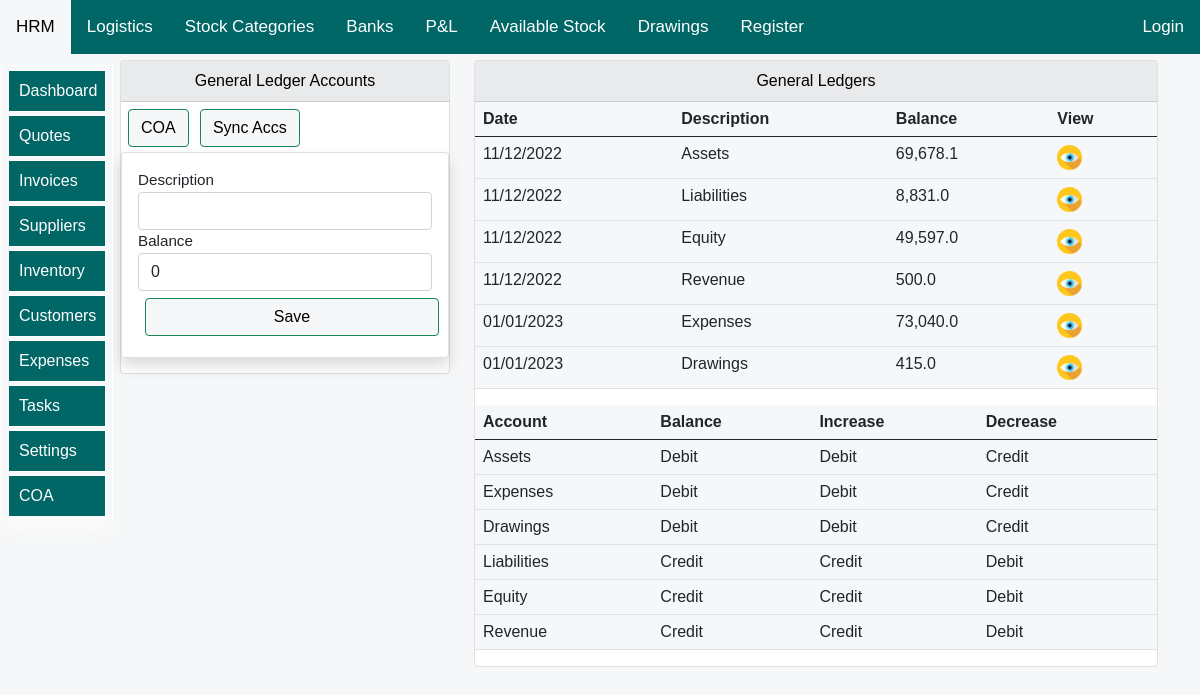
Screenshot of /Allifmaal-general-ledgers/ with the database file from the repository.
### allifmaalapp/models.py (models this page shows, shortened)
class AllifmaalGeneralLedgersModel(models.Model):
    date=models.DateField(blank=True,null=True,auto_now_add=True)
    description=models.CharField(max_length=30,blank=True,null=True,unique=True)
    balance=models.DecimalField(max_digits=10,blank=False,null=True,decimal_places=1,default=0)

### allifmaalapp/views.py (the view, shortened to what this page needs)
# urls.py: path('Allifmaal-general-ledgers/', views.allifmaalGeneralLedgers, name="allifmaalGeneralLedgers"),
def allifmaalGeneralLedgers(request):
    title="Allifmaal General Ledgers"
    generalledgers=AllifmaalGeneralLedgersModel.objects.all()
    try:
        form=AddAllifmaalGeneralLedgerAccountForm()
    except:
        return HttpResponse("There is a problem! Ensure description is not already existing")
    context={
        "generalledgers":generalledgers,
        "form":form,
        "title":title,
    }
    return render(request,'allifmaalapp/accounts/allifmaal_general_ledgers.html',context)

### allifmaalapp/forms.py
class AddAllifmaalGeneralLedgerAccountForm(forms.ModelForm):
    class Meta:
        model =AllifmaalGeneralLedgersModel
        fields = ['description', 'balance']
        widgets={
            'description':forms.TextInput(attrs={'class':'form-control'}),
            'balance':forms.TextInput(attrs={'class':'form-control'}),
        }

### allifmaalapp/templates/allifmaalapp/accounts/allifmaal_general_ledgers.html (shortened to what this page needs)
{% extends 'allifmaalapp/bases/allifbase.html'%}
{% load static %}
{% load humanize %}
{% load crispy_forms_tags %}
{% block style %}
<link href="{% static 'css/bootstrap.min.css' %}" rel="stylesheet">
<link rel="stylesheet" href="https://use.fontawesome.com/releases/v5.15.2/css/all.css"
>
   {%endblock%}
   {% block body %}
<div class="container">
    <div class="row mt-12" >
        <div class="col-md-4">
            <div class="card">
                <div id="allif-section-headers" class="card-header ">
                  General Ledger Accounts
            </div>
              <div >
                <a  href="{% url 'allifmaalapp:allifmaal_add_show_chart_of_account' %}">
                  <button id="allif-link-buttons" type="button" class="btn btn-success mybuttonlinks" >
                  COA</button></a>
                  <a  href="{% url 'allifmaalapp:synchacc' %}">
                    <button id="allif-link-buttons" type="button" class="btn btn-success mybuttonlinks" >
                    Sync Accs</button></a>
            </div>
<div class="col-md-12">
      <div class="col-md-12">
        <form method='POST' action=''>{% csrf_token %}
          <div class="card my-card shadow text-left p-3">
          <label>Description</label>{{form.description}}
          <label>Balance</label>{{form.balance}}
          <input type="submit" value='Save' id="allif-link-buttons" class="btn btn-success mybuttonlinks" style="width:100%;">
          </div>
        </form>
      </div>
</div>
            </div>
        </div>
    <div class="col-md-8">
        <div class="card">
            <div id="allif-section-headers" class="card-header">
            General Ledgers
            </div>
            <div class="col-md-12">
            <table class="table">
            <thead>
            <tr>
            <th>Date</th>
            <th>Description</th>
            <th>Balance</th>
            <th>View</th>
            </tr>
        </thead>
        <tbody>
          {% for gl in generalledgers %}
          <tr>
              <td>{{gl.date|date:'d/m/Y'}} </td>
              <td>{{gl.description}} </td>
              <td>{{gl.balance|intcomma}}</td>
              <td>
                <a href="{% url 'allifmaalapp:AllifmaalGeneralLedgerDetails' gl.id %}">
                  <img src="{% static 'images/view.png'%}" width="25">
                </a>
            </td>
          </tr>
          {% endfor %}
          </tbody>
          </table>
          <table class="table">
            <thead>
            <tr>
            <th>Account</th>
            <th>Balance</th>
            <th>Increase</th>
            <th>Decrease</th>
            </tr>
        </thead>
        <tbody>
          <tr>
              <td>Assets</td>
              <td>Debit</td>
              <td>Debit</td>
              <td>Credit</td>
          </tr>
          <tr>
            <td>Expenses</td>
            <td>Debit</td>
            <td>Debit</td>
            <td>Credit</td>
        </tr>
        <tr>
          <td>Drawings</td>
          <td>Debit</td>
          <td>Debit</td>
          <td>Credit</td>
      </tr>
      <tr>
        <td>Liabilities</td>
        <td>Credit</td>
        <td>Credit</td>
        <td>Debit</td>
    </tr>
    <tr>
      <td>Equity</td>
      <td>Credit</td>
        <td>Credit</td>
        <td>Debit</td>
  </tr>
  <tr>
    <td>Revenue</td>
    <td>Credit</td>
    <td>Credit</td>
    <td>Debit</td>
</tr>
          </tbody>
          </table>
            </div>
        </div></div></div>
</div>
   {% endblock %}

### allifmaalapp/templates/allifmaalapp/accounts/allifmaal_general_ledgers.html (style rules this page uses)
body { font-size: 2rem; opacity: 1; position:sticky; overflow: auto; text-align: left; max-width: 100%; background-color: #F6F7F8; margin: auto; padding: auto; }
.container { background-color: #F6F7F8; }
table { background-color: #F6F7F8; }
.mybuttonlinks { margin-top: 7px; margin-left: 7px; margin-bottom: 5px; }
#allif-section-headers { background-color: #e9eaec; color: black; font-size: 16px; text-align: center; }
#allif-link-buttons { background-color: #F6F7F8; color: black; }
a:link { text-decoration: none; }
@media screen and (min-width:1000px) and (max-width:2000px) { .container { margin-top: 10px; display: block; font-size: 0.95rem; margin-left:auto ; margin-right: auto; margin: auto; padding-left: 90px; } }

### allifmaalapp/templates/allifmaalapp/bases/topnavbar.html (style rules this page uses)
body { margin: 0; font-family: Arial, Helvetica, sans-serif; }

### allifmaalapp/templates/allifmaalapp/bases/sidenavbar.html (style rules this page uses)
:root { --sidebar_font_size:1.0rem; }

### rows the page displays
AllifmaalGeneralLedgersModel: date "11/12/2022", description "Assets", balance "69,678.1"
AllifmaalGeneralLedgersModel: date "11/12/2022", description "Liabilities", balance "8,831.0"
AllifmaalGeneralLedgersModel: date "11/12/2022", description "Equity", balance "49,597.0"
AllifmaalGeneralLedgersModel: date "11/12/2022", description "Revenue", balance "500.0"
AllifmaalGeneralLedgersModel: date "01/01/2023", description "Expenses", balance "73,040.0"
AllifmaalGeneralLedgersModel: date "01/01/2023", description "Drawings", balance "415.0"
